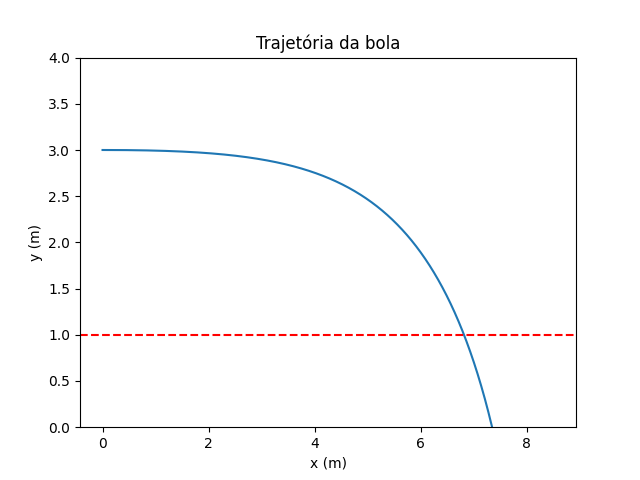

Python code for this plot:
#113765 Rui Machado

#Determinar a distância a que bola cai do solo
#Determinar a validez do serviço

#import de bibliotecas
import numpy as np
import matplotlib.pyplot as plt

g = 9.8
vi = 30                     #velocidade inicial (m/s)
ang = np.radians(0)         #ângulo de lançamento (rad)
vx0 = vi * np.cos(ang)
vy0 = vi * np.sin(ang)
v0 = [vx0, vy0, 0]          #velocidade inicial da bola (m/s)s
r0 = [0, 3, 0]              #posição inicial da bola (m)
a0 = [0, -g, 0]             #aceleração da bola (m/s^2)
r = 0.034                   #raio da bola (m)
m = 0.057                   #massa da bola (kg)
vT = 20 * 1000 / 3600       #velocidade terminal (m/s)
dar = 1.225                 #densidade do ar (kg/m^3)
w = [0, 0, 0]               #velocidade angular da bola (rad/s)

ti = 0
tf = 10
dt = 0.001
n = int((tf - ti) / dt)

t = np.linspace(ti, tf, n + 1)


def prodExt(a, b):
    return (a[1] * b[2] - b[1] * a[2], a[2] * b[0] - a[0] * b[2], a[0] * b[1] - a[1] * b[0])


def magnus_3D(r0, v0, a0, rot, p_ar, r, n, dt, vt, m):
    g = 9.80
    A = np.pi * r ** 2
    apr = 0.5 * p_ar * A * r

    x = np.empty(n + 1)
    y = np.empty(n + 1)
    z = np.empty(n + 1)

    vx = np.empty(n + 1)
    vy = np.empty(n + 1)
    vz = np.empty(n + 1)

    ax = np.empty(n + 1)
    ay = np.empty(n + 1)
    az = np.empty(n + 1)

    x[0] = r0[0]
    y[0] = r0[1]
    z[0] = r0[2]

    vx[0] = v0[0]
    vy[0] = v0[1]
    vz[0] = v0[2]

    ax[0] = a0[0]
    ay[0] = a0[1]
    az[0] = a0[2]

    dres = g / vt ** 2
    for i in range(n):
        vv = np.sqrt(vx[i] ** 2 + vy[i] ** 2 + vz[i] ** 2)
        rot_v = prodExt(rot, (vx[i], vy[i], vz[i]))

        mag_x = apr * rot_v[0] / m
        mag_y = apr * rot_v[1] / m
        mag_z = apr * rot_v[2] / m

        ax[i] = a0[0] - dres * vv * vx[i] + mag_x
        ay[i] = a0[1] - dres * vv * vy[i] + mag_y
        az[i] = a0[2] - dres * vv * vz[i] + mag_z

        vx[i + 1] = vx[i] + ax[i] * dt
        vy[i + 1] = vy[i] + ay[i] * dt
        vz[i + 1] = vz[i] + az[i] * dt

        x[i + 1] = x[i] + vx[i] * dt
        y[i + 1] = y[i] + vy[i] * dt
        z[i + 1] = z[i] + vz[i] * dt

        if x[i] < 20 + dt and x[i + 1] > 20 - dt:
            print("Altura quando atinge 20m = ", y[i])

    return (x, y, z), (vx, vy, vz), (ax, ay, az)

values = magnus_3D(r0, v0, a0, w, dar, r, n, dt, vT, m)
x = values[0][0]
y = values[0][1]
z = values[0][2]

valido = False

for i in range(n):
    if ((0 - 0.01) < y[i] < (0 + 0.01)) and (12 < x[i] < 18):
        print("O serviço é válido!")
        print("Alcance:", x[i], "m")
        valido = True
        break

if not valido:
    print("O serviço é inválido!")

for i in range(n):
    if y[i]*y[i+1] < 0:
        alcance = x[i]
        
print('A bola cai no solo a uma distância igual a', alcance, "metros")

plt.plot(x, y)
plt.xlabel("x (m)")
plt.ylabel("y (m)")
plt.title("Trajetória da bola")
plt.ylim(0, 4)

# Plotar da rede
plt.axhline(y=1, color='r', linestyle='--', label='Rede')

plt.show()

#resultado:
#O serviço é inválido!
#A bola cai no solo a uma distância igual a 7.341976791374359 metros
